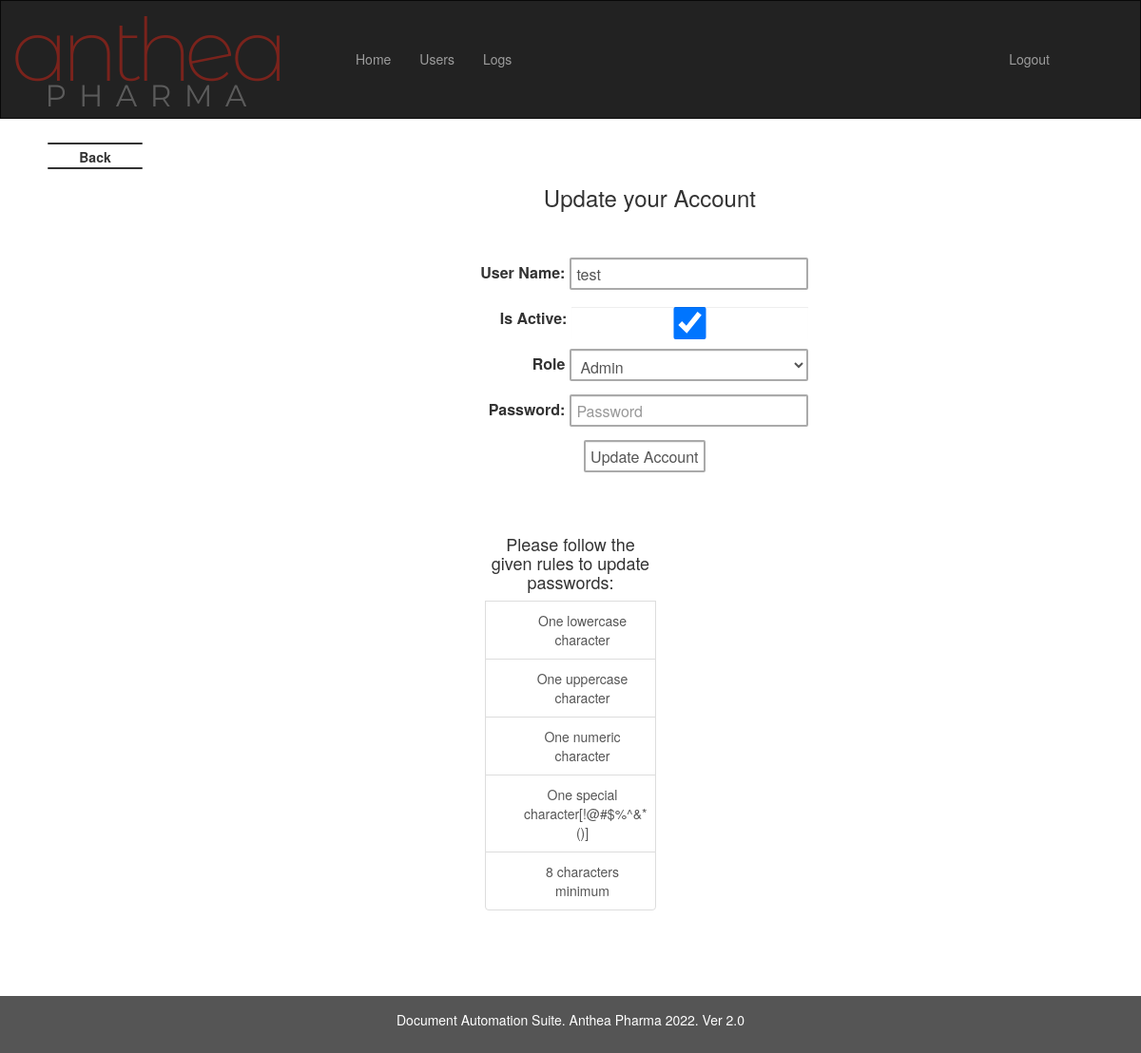
Page /data/3/update (signed in) on the earlier database version.
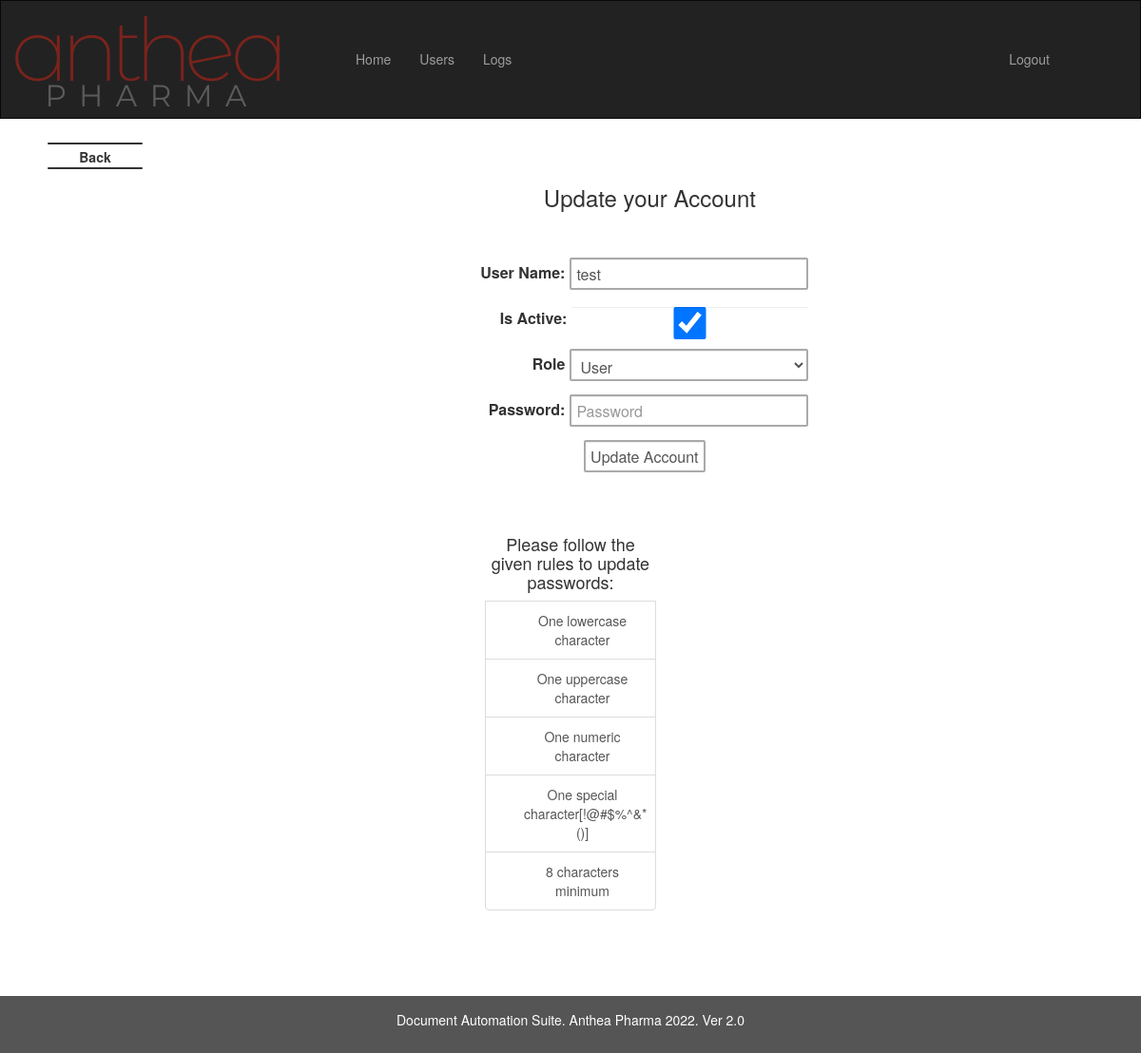
Same page on the later database version.
### imp_calc/models.py (models this page shows, shortened)
class User(db.Model, UserMixin):
    id = db.Column(db.Integer(),primary_key = True)
    is_activate = db.Column(db.Boolean, default=True)
    username = db.Column(db.String(length=12),nullable = False, unique = True)
    role = db.Column(db.String(length=1),nullable=False)
    password_hash = db.Column(db.String(length=60),nullable = False)
    created_at = db.Column(db.DateTime, nullable = False, default= datetime.utcnow)
    logs = relationship("Logs", backref="UserLogs")
    @property
    def is_active(self):
        return self.is_activate
    @property
    def password(self):
        return self.password

### imp_calc/routes.py (the view, shortened to what this page needs)
@app.route('/data/<int:id>/update',methods = ['GET','POST'])
def update(id):
    user = User.query.filter_by(id=id).first()
    if current_user.role=='a':
        form = UpdateFormA(obj=user)
    elif current_user.role=='m':
        form = UpdateFormM(obj=user)
    return render_template('update.html', form = form, user = user)

### imp_calc/forms.py
class UpdateFormA(FlaskForm):
    def validate_password(self, password1):
        if not any(char.isdigit() for char in password1.data):
            raise ValidationError('Password must contain at least one number.')
        if not any(char.isupper() for char in password1.data):
            raise ValidationError('Password must contain at least one uppercase letter.')
        if not any(char.islower() for char in password1.data):
            raise ValidationError('Password must contain at least one lowercase letter.')
        if not re.search(r'[^A-Za-z0-9]', password1.data):
            raise ValidationError('Password must contain at least one special character.')
    username = StringField(label='User Name:', validators = [Length(min=1,max=30), DataRequired()])
    is_activate = BooleanField(label='Is Active:', default=True)
    role = SelectField(label='Role', choices=[('a', 'Admin'), ('m', 'Manager'), ('u', 'User')])
    password1 = PasswordField(label='Password:',validators= [validate_password,Length(min = 6), DataRequired()])
    submit = SubmitField(label='Update Account')

### imp_calc/models.py (called while the page is built)
@login_manager.user_loader
def load_user(user_id):
    return User.query.get(int(user_id))

### imp_calc/templates/update.html (shortened to what this page needs)
{% extends 'admin.html' %}
{% macro render_field(form) %}
{% block main %}
<body class="text-center">
    <div class="container">
      <form id="form" method="POST">
        <h1 class="h3 mb-3 font-weight-normal" style="text-align: center;">
                &nbsp;&nbsp;&nbsp;&nbsp;&nbsp;&nbsp;&nbsp;&nbsp;&nbsp;&nbsp;&nbsp;&nbsp;&nbsp;&nbsp;&nbsp;&nbsp;&nbsp;&nbsp;&nbsp;&nbsp;&nbsp;&nbsp;&nbsp;&nbsp; Update your Account
            </h1>
            <br>
            <br>
        <div class="form-field">
          {{ form.username.label(class="form-label") }}
          {{ form.username(class="form-control", placeholder="Username") }}
        </div>
        <div class="form-field">
          {{ form.is_activate.label(class="form-label") }}
          {{ form.is_activate(id ="control",class="form-control") }}
        </div>
        <div class="form-field">
          {{ form.role.label(class="form-label") }}
          {{ form.role(class="form-control", placeholder="Role") }}
        </div>
        <div class="form-field">
            {{ form.password1.label(class="form-label") }}
            {{ form.password1(class="form-control", placeholder="Password") }}
        </div>
          <div class="form-field" id="submit-update">
            {{ form.submit(class="form-control")}}
          </div>
      </form>
    </div>
<div class="list-group first-init-reply">
    <h4>Please follow the given rules to update passwords:</h4>
  <a href="#" class="list-group-item">
    One lowercase character
  </a>
  <a href="#" class="list-group-item">
    One uppercase character
</a>
  <a href="#" class="list-group-item">
    One numeric character
  </a>
  <a href="#" class="list-group-item">
    One special character[!@#$%^&*()]  </a>
  <a href="#" class="list-group-item">
    8 characters minimum
  </a>
</div>
</body>
<br>
<br>
{% endblock %}
{% endmacro %}<!--

Differences in the rows shown:
changed User "test": role "Admin" → "User"
